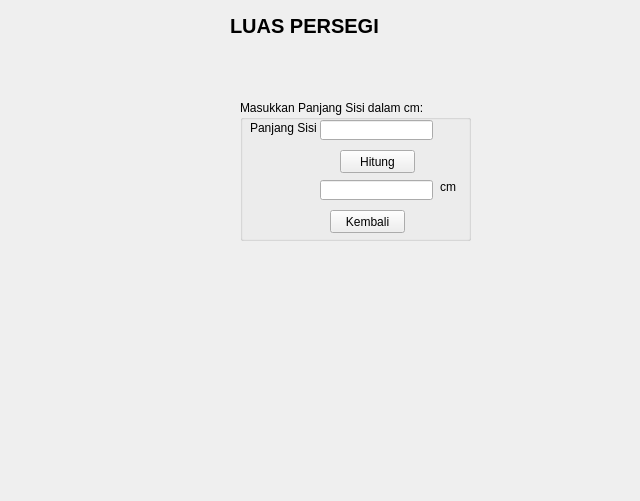
<?xml version="1.0" encoding="UTF-8"?>
<ui version="4.0">
 <class>Form</class>
 <widget class="QWidget" name="Form">
  <property name="geometry">
   <rect>
    <x>0</x>
    <y>0</y>
    <width>640</width>
    <height>501</height>
   </rect>
  </property>
  <property name="windowTitle">
   <string>Form</string>
  </property>
  <property name="layoutDirection">
   <enum>Qt::LeftToRight</enum>
  </property>
  <widget class="QLabel" name="label">
   <property name="geometry">
    <rect>
     <x>230</x>
     <y>10</y>
     <width>171</width>
     <height>31</height>
    </rect>
   </property>
   <property name="font">
    <font>
     <pointsize>15</pointsize>
     <weight>75</weight>
     <bold>true</bold>
    </font>
   </property>
   <property name="text">
    <string>LUAS PERSEGI</string>
   </property>
  </widget>
  <widget class="QGroupBox" name="groupBox">
   <property name="geometry">
    <rect>
     <x>240</x>
     <y>100</y>
     <width>231</width>
     <height>141</height>
    </rect>
   </property>
   <property name="title">
    <string>Masukkan Panjang Sisi dalam cm: </string>
   </property>
   <widget class="QLineEdit" name="txtSisi">
    <property name="geometry">
     <rect>
      <x>80</x>
      <y>20</y>
      <width>113</width>
      <height>20</height>
     </rect>
    </property>
    <property name="inputMethodHints">
     <set>Qt::ImhPreferNumbers</set>
    </property>
   </widget>
   <widget class="QPushButton" name="btnHitungLuasPersegi">
    <property name="geometry">
     <rect>
      <x>100</x>
      <y>50</y>
      <width>75</width>
      <height>23</height>
     </rect>
    </property>
    <property name="text">
     <string>Hitung</string>
    </property>
   </widget>
   <widget class="QLineEdit" name="txtLuasPersegi">
    <property name="geometry">
     <rect>
      <x>80</x>
      <y>80</y>
      <width>113</width>
      <height>20</height>
     </rect>
    </property>
    <property name="readOnly">
     <bool>true</bool>
    </property>
   </widget>
   <widget class="QLabel" name="label_2">
    <property name="geometry">
     <rect>
      <x>200</x>
      <y>80</y>
      <width>47</width>
      <height>13</height>
     </rect>
    </property>
    <property name="text">
     <string>cm</string>
    </property>
   </widget>
   <widget class="QLabel" name="label_3">
    <property name="geometry">
     <rect>
      <x>10</x>
      <y>20</y>
      <width>81</width>
      <height>16</height>
     </rect>
    </property>
    <property name="text">
     <string>Panjang Sisi</string>
    </property>
   </widget>
   <widget class="QPushButton" name="btnBack">
    <property name="geometry">
     <rect>
      <x>90</x>
      <y>110</y>
      <width>75</width>
      <height>23</height>
     </rect>
    </property>
    <property name="text">
     <string>Kembali</string>
    </property>
   </widget>
  </widget>
 </widget>
 <resources/>
 <connections/>
</ui>
